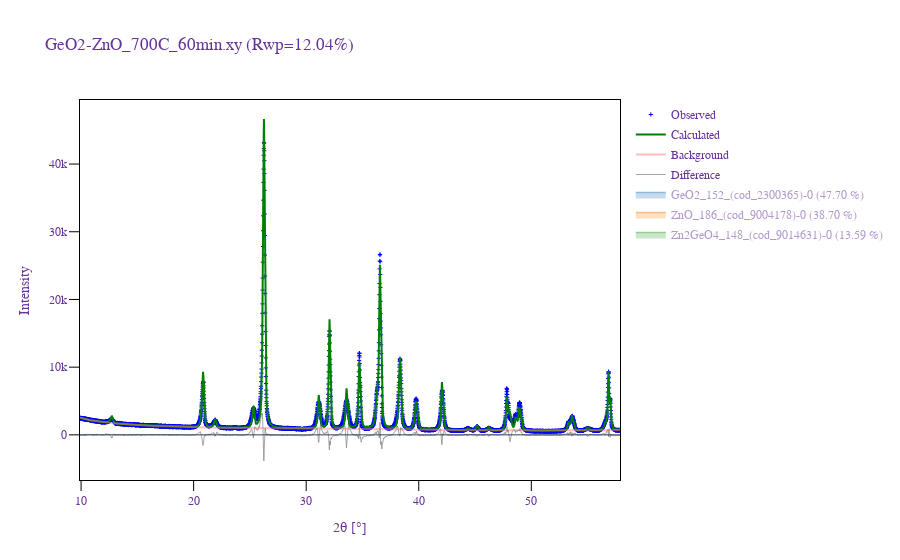

The code cell stored with this chart in its notebook:
### Markdown cell above
Each `SearchResult` has a `.visualize()` method to visualize the refined pattern and
missing/extra peaks in the solution. If there are no missing or extra peaks, this option
will not appear.

### Code cell
search_results[0].visualize()

### Figure 1 — Plotly figure (JSON) as saved in the notebook; plotly's stock layout.template omitted (floating-point values rounded to 4 significant figures; data arrays with more than 128 entries replaced by an {"elided": "..."} marker saying what was removed)
{"data": [{"marker": {"color": "blue", "size": 3, "symbol": "cross-thin-open"}, "mode": "markers", "name": "Observed", "type": "scatter", "x": {"elided": "4416 float values"}, "y": {"elided": "4416 int values"}}, {"line": {"color": "green", "width": 2}, "mode": "lines", "name": "Calculated", "type": "scatter", "x": {"elided": "4416 float values"}, "y": {"elided": "4416 float values"}}, {"line": {"color": "#FF7F7F", "width": 2}, "mode": "lines", "name": "Background", "opacity": 0.5, "type": "scatter", "x": {"elided": "4416 float values"}, "y": {"elided": "4416 float values"}}, {"hoverinfo": "skip", "line": {"color": "#808080", "width": 1}, "mode": "lines", "name": "Difference", "opacity": 0.7, "type": "scatter", "x": {"elided": "4416 float values"}, "y": {"elided": "4416 float values"}}, {"hoverinfo": "none", "legendgroup": "GeO2_152_(cod_2300365)-0", "line": {"color": "#1f77b4", "width": 0}, "mode": "lines", "showlegend": false, "type": "scatter", "x": {"elided": "4416 float values"}, "y": {"elided": "4416 float values"}}, {"fill": "tonexty", "legendgroup": "GeO2_152_(cod_2300365)-0", "line": {"color": "#1f77b4", "width": 1.5}, "mode": "lines", "name": "GeO2_152_(cod_2300365)-0 (47.70 %)", "type": "scatter", "visible": "legendonly", "x": {"elided": "4416 float values"}, "y": {"elided": "4416 float values"}}, {"hovertemplate": "%{text}", "legendgroup": "GeO2_152_(cod_2300365)-0", "marker": {"color": "#1f77b4", "size": 5, "symbol": 142}, "mode": "markers", "name": "GeO2_152_(cod_2300365)-0 (47.70 %)", "showlegend": false, "text": ["20.85, 2175.07", "26.26, 2498.82", "26.26, 9141.14", "36.27, 1161.46", "38.34, 2269.50", "38.34, 15.00", "39.75, 1405.20", "42.07, 1927.36", "45.17, 45.79", "45.17, 168.21", "48.60, 491.13", "48.95, 1215.28", "53.31, 38.01", "53.31, 210.78", "53.63, 335.82", "53.63, 309.13", "56.55, 200.69"], "type": "scatter", "visible": "legendonly", "x": [20.85, 26.26, 26.26, 36.27, 38.34, 38.34, 39.75, 42.07, 45.17, 45.17, 48.6, 48.95, 53.31, 53.31, 53.63, 53.63, 56.55], "y": [-8276.0, -8276.0, -8276.0, -8276.0, -8276.0, -8276.0, -8276.0, -8276.0, -8276.0, -8276.0, -8276.0, -8276.0, -8276.0, -8276.0, -8276.0, -8276.0, -8276.0]}, {"hoverinfo": "none", "legendgroup": "ZnO_186_(cod_9004178)-0", "line": {"color": "#ff7f0e", "width": 0}, "mode": "lines", "showlegend": false, "type": "scatter", "x": {"elided": "4416 float values"}, "y": {"elided": "4416 float values"}}, {"fill": "tonexty", "legendgroup": "ZnO_186_(cod_9004178)-0", "line": {"color": "#ff7f0e", "width": 1.5}, "mode": "lines", "name": "ZnO_186_(cod_9004178)-0 (38.70 %)", "type": "scatter", "visible": "legendonly", "x": {"elided": "4416 float values"}, "y": {"elided": "4416 float values"}}, {"hovertemplate": "%{text}", "legendgroup": "ZnO_186_(cod_9004178)-0", "marker": {"color": "#ff7f0e", "size": 5, "symbol": 142}, "mode": "markers", "name": "ZnO_186_(cod_9004178)-0 (38.70 %)", "showlegend": false, "text": ["32.07, 3551.42", "34.72, 2646.74", "36.55, 6416.50", "47.83, 1433.37", "56.87, 2096.89"], "type": "scatter", "visible": "legendonly", "x": [32.07, 34.72, 36.55, 47.83, 56.87], "y": [-12690.0, -12690.0, -12690.0, -12690.0, -12690.0]}, {"hoverinfo": "none", "legendgroup": "Zn2GeO4_148_(cod_9014631)-0", "line": {"color": "#2ca02c", "width": 0}, "mode": "lines", "showlegend": false, "type": "scatter", "x": {"elided": "4416 float values"}, "y": {"elided": "4416 float values"}}, {"fill": "tonexty", "legendgroup": "Zn2GeO4_148_(cod_9014631)-0", "line": {"color": "#2ca02c", "width": 1.5}, "mode": "lines", "name": "Zn2GeO4_148_(cod_9014631)-0 (13.59 %)", "type": "scatter", "visible": "legendonly", "x": {"elided": "4416 float values"}, "y": {"elided": "4416 float values"}}, {"hovertemplate": "%{text}", "legendgroup": "Zn2GeO4_148_(cod_9014631)-0", "marker": {"color": "#2ca02c", "size": 5, "symbol": 142}, "mode": "markers", "name": "Zn2GeO4_148_(cod_9014631)-0 (13.59 %)", "showlegend": false, "text": ["12.05, 0.09", "12.75, 309.75", "17.44, 0.73", "20.29, 5.87", "21.53, 7.81", "21.53, 14.49", "21.93, 320.75", "23.90, 0.89", "25.32, 799.31", "27.06, 1.39", "27.06, 1.50", "28.01, 0.40", "28.01, 1.93", "28.39, 0.00", "30.77, 0.14", "31.12, 628.56", "31.12, 629.20", "32.51, 0.06", "32.51, 0.00", "33.32, 0.02", "33.32, 0.02", "33.59, 1493.70", "33.59, 38.40", "34.94, 0.07", "36.01, 1.24", "36.01, 1.36", "37.24, 0.04", "37.24, 0.38", "37.96, 0.01", "38.25, 388.22", "38.25, 387.87", "38.19, 7.53", "38.77, 0.05", "40.10, 0.01", "40.10, 1.08", "40.87, 0.01", "41.49, 0.01", "42.15, 0.06", "42.15, 0.34", "42.89, 0.00", "42.89, 0.01", "43.49, 0.02", "43.49, 0.57", "44.38, 5.25", "44.38, 5.05", "44.38, 2.24", "44.38, 2.17", "44.33, 78.03", "45.41, 0.04", "45.41, 0.02", "46.03, 0.02", "46.03, 0.51", "46.23, 4.88", "46.23, 144.12", "46.72, 0.00", "46.72, 0.24", "48.11, 318.04", "48.11, 319.99", "48.58, 0.02", "48.54, 0.62", "49.08, 0.04", "49.08, 0.27", "49.66, 0.45", "49.66, 0.16", "50.35, 0.44", "50.31, 0.70", "50.31, 0.04", "51.59, 3.00", "52.08, 0.97", "52.08, 0.00", "52.55, 0.02", "52.55, 0.06", "53.10, 0.54", "53.10, 0.09", "53.10, 0.40", "53.33, 60.63", "53.33, 60.97", "53.73, 0.31", "54.77, 0.00", "54.77, 0.31", "54.99, 43.82", "54.99, 43.74", "54.99, 38.49", "54.99, 38.21", "55.42, 0.48", "55.42, 0.16", "55.38, 0.73", "55.38, 0.04", "55.87, 0.31", "55.87, 0.01", "55.87, 0.00", "56.57, 57.88", "56.57, 93.32", "57.03, 0.15", "57.00, 0.02", "57.00, 0.31", "57.48, 0.35", "57.48, 0.25", "58.32, 180.10"], "type": "scatter", "visible": "legendonly", "x": [12.05, 12.75, 17.44, 20.29, 21.53, 21.53, 21.93, 23.9, 25.32, 27.06, 27.06, 28.01, 28.01, 28.39, 30.77, 31.12, 31.12, 32.51, 32.51, 33.32, 33.32, 33.59, 33.59, 34.94, 36.01, 36.01, 37.24, 37.24, 37.96, 38.25, 38.25, 38.19, 38.77, 40.1, 40.1, 40.87, 41.49, 42.15, 42.15, 42.89, 42.89, 43.49, 43.49, 44.38, 44.38, 44.38, 44.38, 44.33, 45.41, 45.41, 46.03, 46.03, 46.23, 46.23, 46.72, 46.72, 48.11, 48.11, 48.58, 48.54, 49.08, 49.08, 49.66, 49.66, 50.35, 50.31, 50.31, 51.59, 52.08, 52.08, 52.55, 52.55, 53.1, 53.1, 53.1, 53.33, 53.33, 53.73, 54.77, 54.77, 54.99, 54.99, 54.99, 54.99, 55.42, 55.42, 55.38, 55.38, 55.87, 55.87, 55.87, 56.57, 56.57, 57.03, 57.0, 57.0, 57.48, 57.48, 58.32], "y": [-17110.0, -17110.0, -17110.0, -17110.0, -17110.0, -17110.0, -17110.0, -17110.0, -17110.0, -17110.0, -17110.0, -17110.0, -17110.0, -17110.0, -17110.0, -17110.0, -17110.0, -17110.0, -17110.0, -17110.0, -17110.0, -17110.0, -17110.0, -17110.0, -17110.0, -17110.0, -17110.0, -17110.0, -17110.0, -17110.0, -17110.0, -17110.0, -17110.0, -17110.0, -17110.0, -17110.0, -17110.0, -17110.0, -17110.0, -17110.0, -17110.0, -17110.0, -17110.0, -17110.0, -17110.0, -17110.0, -17110.0, -17110.0, -17110.0, -17110.0, -17110.0, -17110.0, -17110.0, -17110.0, -17110.0, -17110.0, -17110.0, -17110.0, -17110.0, -17110.0, -17110.0, -17110.0, -17110.0, -17110.0, -17110.0, -17110.0, -17110.0, -17110.0, -17110.0, -17110.0, -17110.0, -17110.0, -17110.0, -17110.0, -17110.0, -17110.0, -17110.0, -17110.0, -17110.0, -17110.0, -17110.0, -17110.0, -17110.0, -17110.0, -17110.0, -17110.0, -17110.0, -17110.0, -17110.0, -17110.0, -17110.0, -17110.0, -17110.0, -17110.0, -17110.0, -17110.0, -17110.0, -17110.0, -17110.0]}, {"marker": {"color": "#f9726a", "opacity": 0.8, "size": 10, "symbol": 53}, "mode": "markers", "name": "Missing peaks", "text": [], "type": "scatter", "visible": "legendonly", "x": [], "y": []}, {"hovertemplate": "%{text}", "marker": {"color": "#335da0", "opacity": 0.8, "size": 10, "symbol": 53}, "mode": "markers", "name": "Extra peaks", "text": [], "type": "scatter", "visible": "legendonly", "x": [], "y": []}], "layout": {"autosize": true, "font": {"color": "RebeccaPurple", "family": "Arial, sans-serif"}, "legend": {"title": {"text": ""}, "tracegroupgap": 1}, "plot_bgcolor": "white", "shapes": [{"line": {"width": 1}, "type": "line", "x0": 0, "x1": 1, "xref": "x domain", "y0": 0, "y1": 0, "yref": "y"}], "title": {"text": "GeO2-ZnO_700C_60min.xy (Rwp=12.04%)"}, "xaxis": {"linecolor": "black", "linewidth": 1, "mirror": true, "range": [9.903, 57.88], "showline": true, "tickcolor": "black", "ticklen": 10, "ticks": "outside", "tickwidth": 1, "title": {"text": "2θ [°]"}}, "yaxis": {"linecolor": "black", "linewidth": 1, "mirror": true, "showline": true, "tickcolor": "black", "ticklen": 10, "ticks": "outside", "tickwidth": 1, "title": {"text": "Intensity"}}}}
